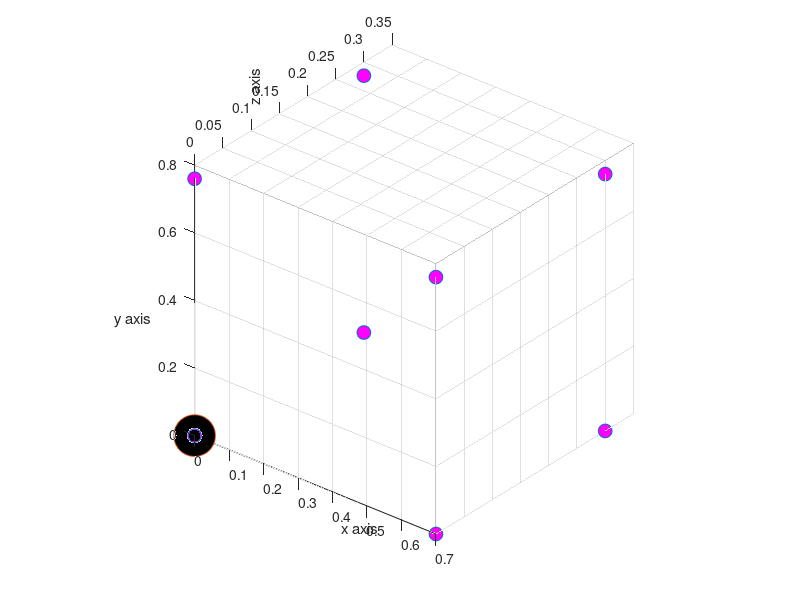

MATLAB code to generate this figure: (Note: this script raises an error after producing the figure.)
function flockCalibrate
% read in the sampled flock of birds data in order to generate the
% tranformation to the labeled space.
% philip.chan2@gmail.com
% see the defined function adjustFlockData

% the recorded data goes around points counterclockwise
% birds are fixed to a ruler 30 cm apart
close all;clear

% create a figure
figure('name', 'Table Space');hold on; grid on;

% draw the fixed points
% right handed the transmitter is the center
% table lines make x and y, z is up
x = .70; % sets up a cube
y = .76;
z = .30;
% no particular order, 8 points of a cube
calibrationPoints = [
    0 0 0
    x 0 0
    x y 0
    0 y 0
    0 0 z
    x 0 z
    x y z
    0 y z
    ];% rows of xyz

plot3(calibrationPoints(:,1), ...
    calibrationPoints(:,2), ...
    calibrationPoints(:,3), ...
    'o', 'markersize', 10, ...
    'markerfacecolor', 'm');

plot3(0, 0, 0,... % draw the transmitter
    'o', 'markersize', 30, ...
    'markerfacecolor', 'k');

xlabel('x axis')
ylabel('y axis')
zlabel('z axis')
% set the camera observer
set(gca, 'cameraPosition', [-1 -1 1]);

%% Flock Data
diagonalShift = 0; % whether to shift diagonal
switch 1
    case 0
        % read the trajectory
        load('flockSample_201345164355');
    case 1
        load('flockSampleDiag_201345164749');
        diagonalShift = 1; % whether to shift diagonal
end
% outdata.time;
% outdata.bird1pos; % elbow
% outdata.bird2pos; % hand


% adjustments
outdata.bird1pos = adjustFlockData(outdata.bird1pos,diagonalShift);
outdata.bird2pos = adjustFlockData(outdata.bird2pos,diagonalShift);

    pos = outdata.bird1pos;
    plot3(pos(:,1), ...
        pos(:,2), ...
        pos(:,3), ...
        'r-');
    pos = outdata.bird2pos;
    plot3(pos(:,1), ...
        pos(:,2), ...
        pos(:,3), ...
        'g-');


% plot over time
if 0
figure; hold on;grid on;
t = outdata.time;
pos = outdata.bird2pos;
plot(t,pos)
legend({'x', 'y', 'z'})
end

end


function [out] = adjustFlockData(pos, isDiagonal)


if isDiagonal
    A1 = makehgtform('zrotate',45*pi/180);
else
    A1 = makehgtform;
end

A2 = makehgtform('xrotate',190*pi/180);

for i = 1:size(pos,1) % loop over rows
    
    A = A1*A2*makehgtform('translate',pos(i,:)); %bird position
    out(i,:) = A(1:3,4).'; %save data
    
end

end


